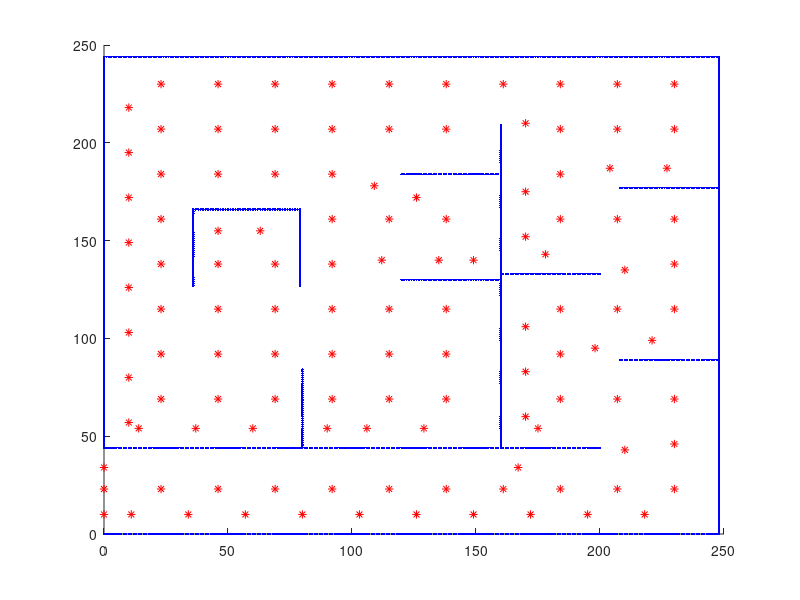

Source code (MATLAB):
map=importdata('Map.txt');
figure
hold on;
for i=1:length(map(:,1))
    for j=1:length(map(1,:))
        if(map(i,j)==1)
            plot(i-1,j-1,'Marker','.','Color','b');
        elseif(map(i,j)==2)
            plot(i-1,j-1,'Marker','*','Color','r');
        end
    end
end